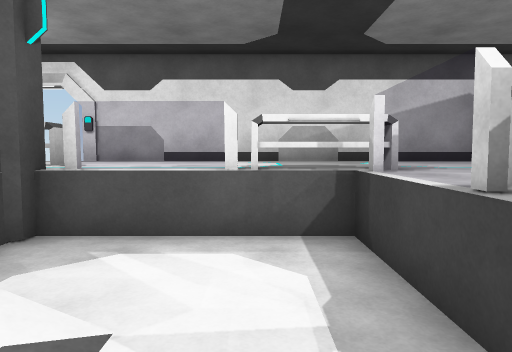
View 1 (above)

18 first-person views from a walk through a 3-D level made in the Unity game engine. The camera is 1.3 m above the floor, tilts 4° down and sees 70° across. The floor is counted in squares, 1 m on a side. Each view is taken from the middle of a square. On the plan, view 1 faces up. The plan holds only what a view shows up to about 15 squares ahead; the rest is blank. Some animated figures are not drawn.

View 2
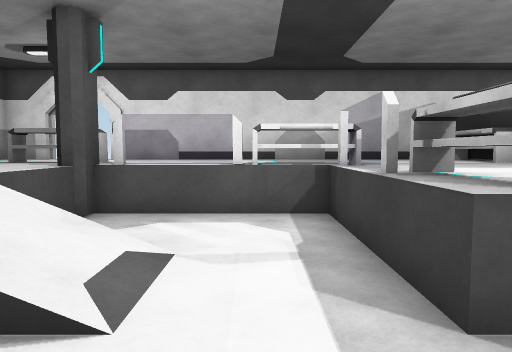

View 3
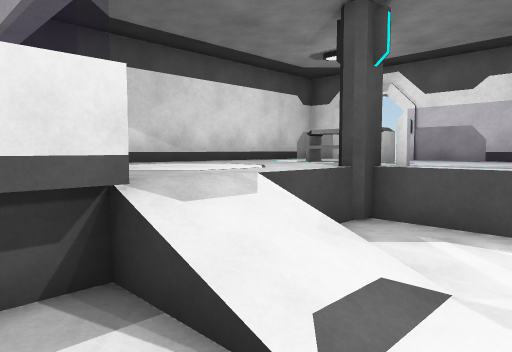

View 4
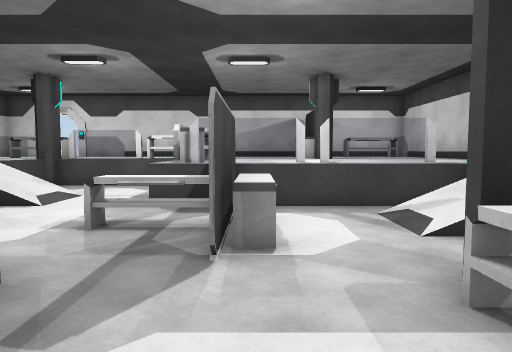

View 5
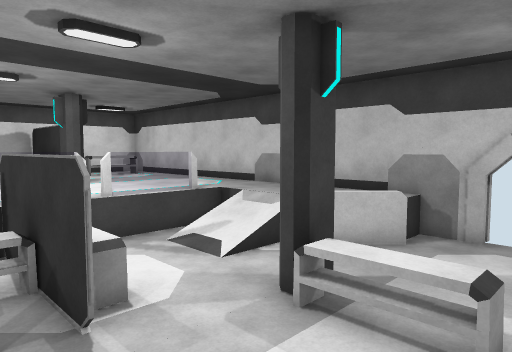

View 6
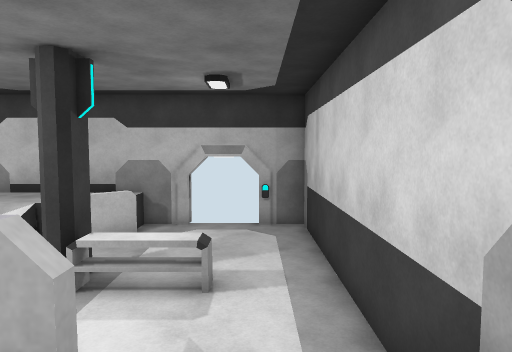

View 7
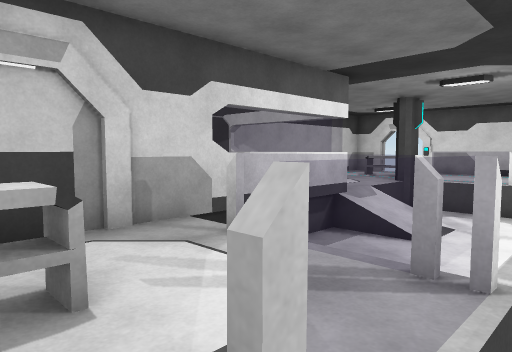

View 8
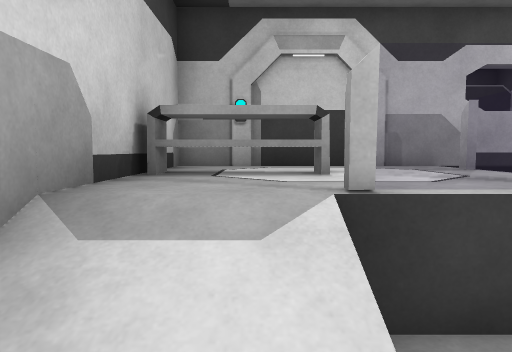

View 9
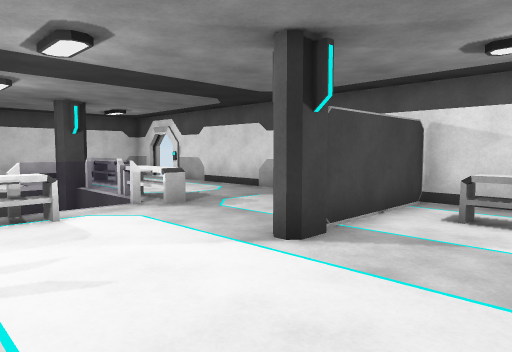

View 10
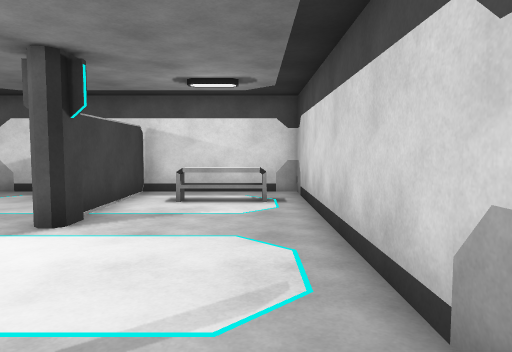

View 11
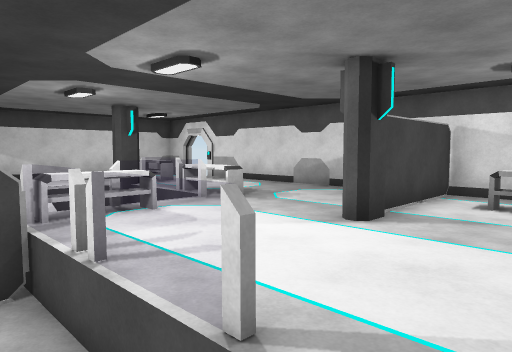

View 12
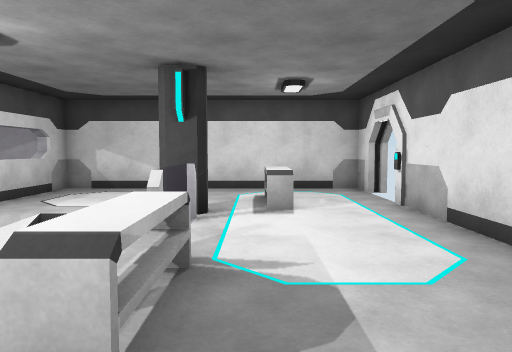

View 13
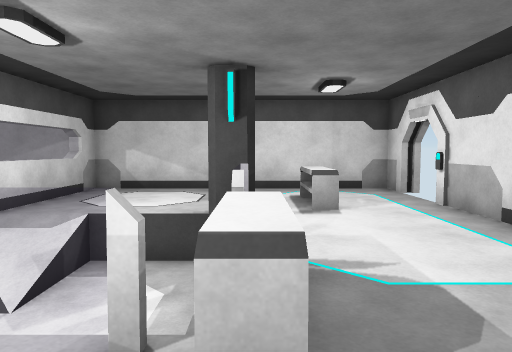

View 14
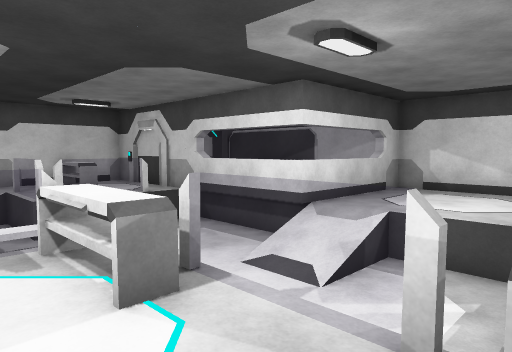

View 15
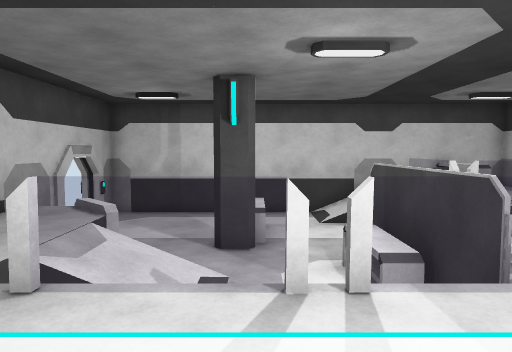

View 16
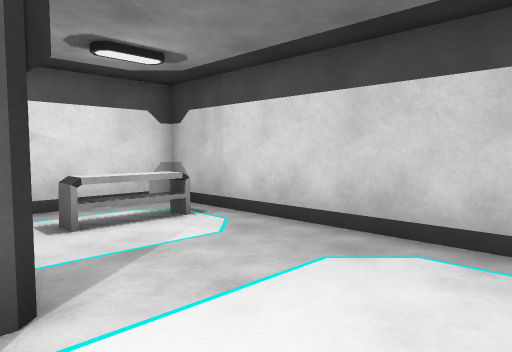

View 17
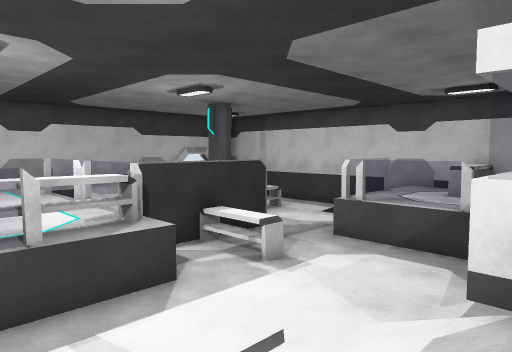

View 18
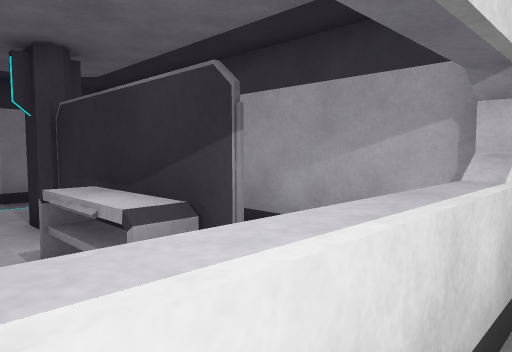

### Floor plan
Key: @ floor where view 1 was taken; # wall or solid block; x gap in a wall; . main floor; - floor 1 m lower than the main floor; / step, stairs or slope; = window, fence, low wall or low ledge; T table; C column; H thing the floor can be seen under or through.
Columns run from 9 left of view 1 to 12 right of it. Each row starts with its distance up from view 1.
 11 ##x #################
 10 #..............#....#
  9 #..............T.TTT#
  8 #..TTT.........T.TTT#
  7 #..TTT.........T....#
  6 #....C#==TTT...##...#
  5 #....C-----=...C#...#
  4 #.....-----=........#
  3 #.....-----=T.......#
  2 #.....//---TT.......#
  1 #.....//---THHH===..#
  0 ##====#--@--=H----=.#
 -1 #  #=##------T--//..#
 -2 #  T###---TTTT--//..#
 -3 #  T###-----#T----=.#
 -4 #  #T##-----------#/#
 -5    #. #.===----#C--##
 -6    C. #...=----T----##
 -7    .. #.T.=----T-----
 -8    .  #.T..//-------##
 -9    .  #.T..//-------#
-10    #  ###############

Positions as (right, up) in squares from view 1, and headings:
1: (0, 0), facing up
2: (0, -2), facing up
3: (0, -1), facing up-left
4: (4, -8), facing up
5: (2, -8), facing up-right
6: (0, -8), facing right
7: (2, -8), facing up-left
8: (4, -8), facing left
9: (10, 1), facing up-left
10: (10, -1), facing up
11: (10, -1), facing up-left
12: (4, 7), facing left
13: (4, 6), facing left
14: (4, 6), facing down-left
15: (6, 4), facing down
16: (6, 2), facing up-right
17: (-4, 4), facing down-right
18: (-4, 1), facing down-left
